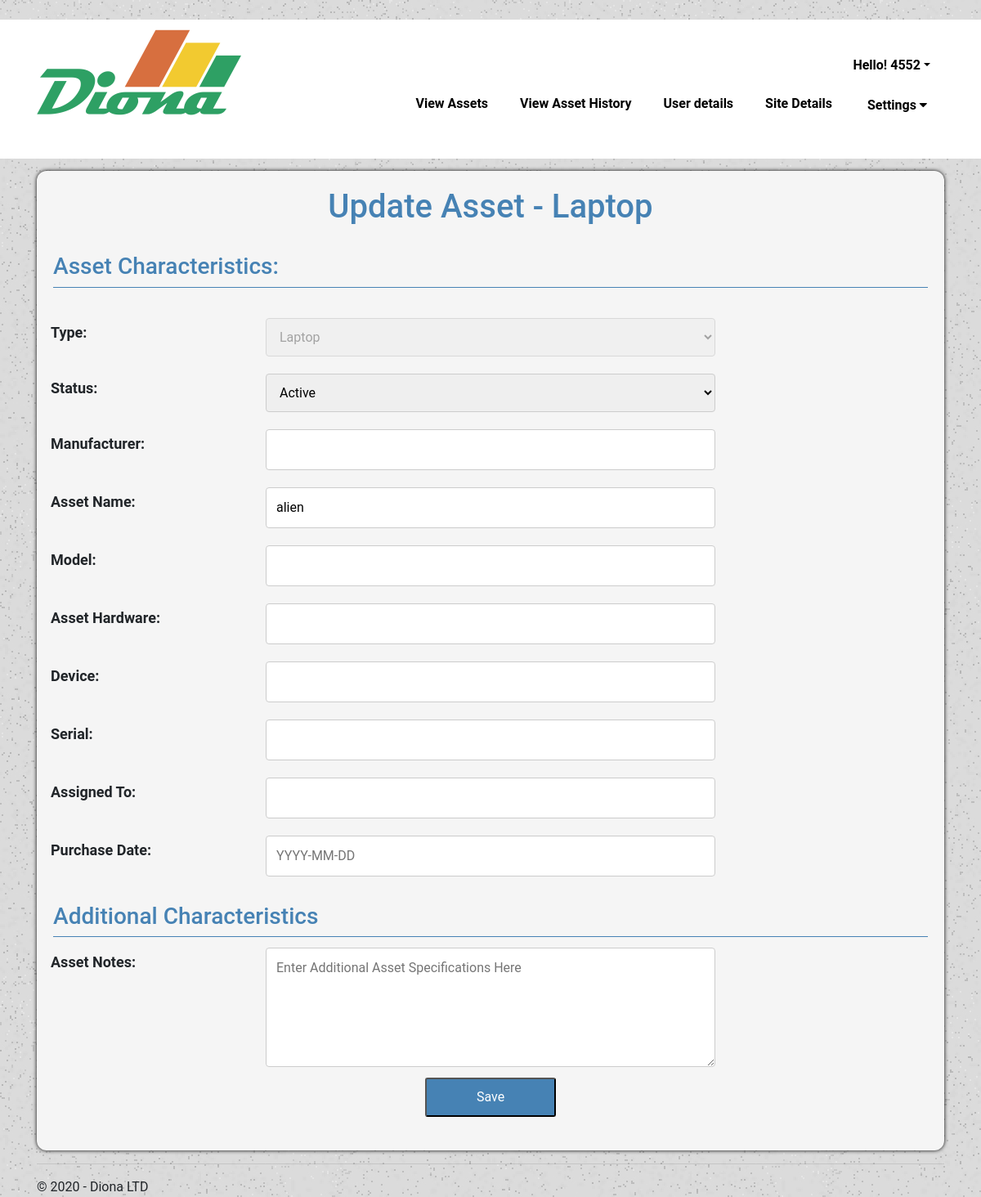
The page /laptop_update?id=21 (signed in) on the database as committed earlier.
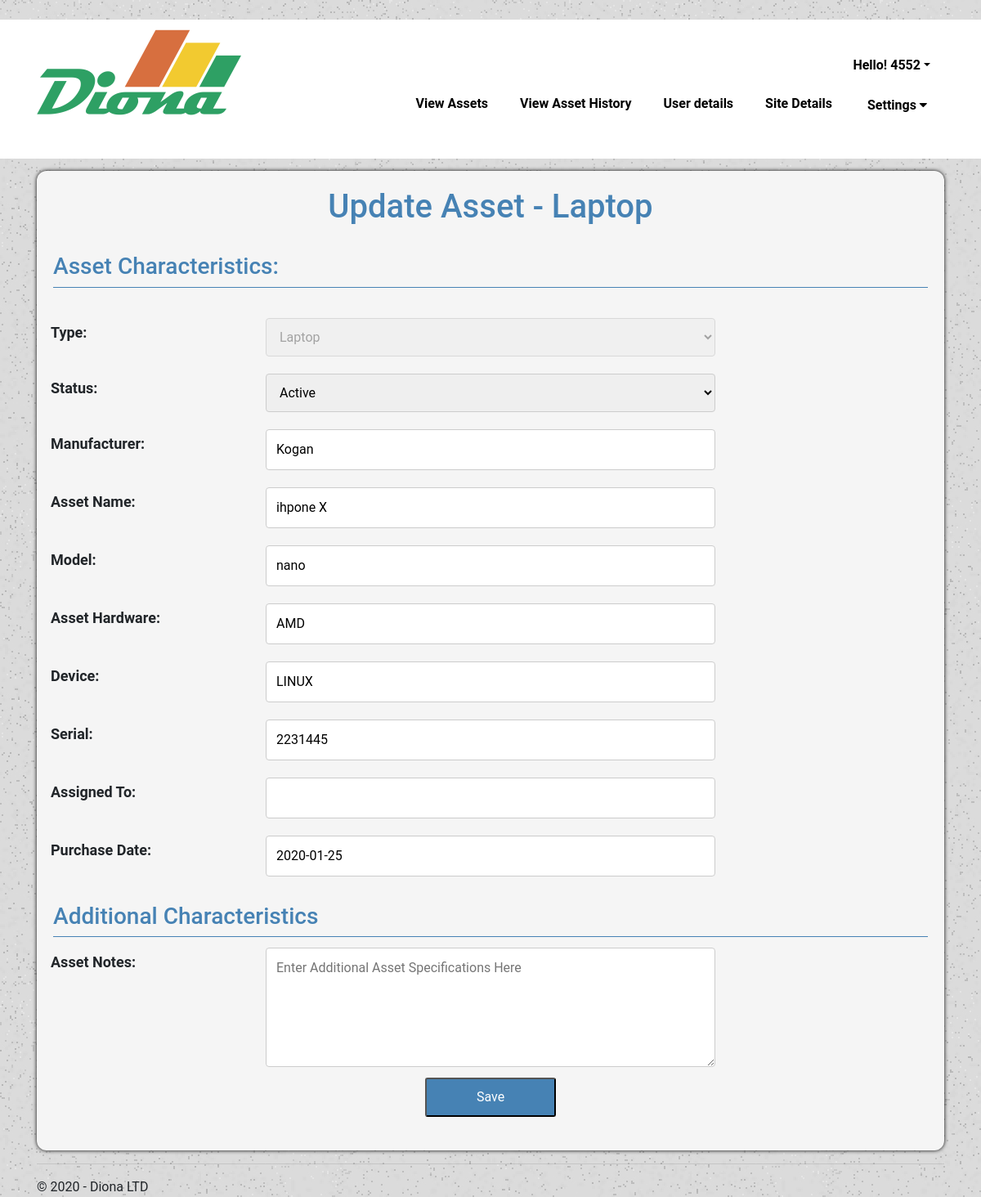
The same page on the database as committed later.
### tables this page shows
CREATE TABLE `Asset` (
                                            `asset_id` integer,
                                            `assetType_id` integer NOT NULL,
                                            `asset_name` TEXT NOT NULL,
                                            PRIMARY KEY (`asset_id`)
                                            FOREIGN KEY (`assetType_id`) REFERENCES `AssetType` (`assetType_id`));

### EX1/views.py (the view)
@app.route('/laptop_update')
def update_assetsLaptop():
    menu = dbHandler.getAllAssetType()
    header = 'Update Asset - Laptop'
    title = 'Update Asset for Laptop'
    submitURL = 'update_asset'
    asset_details = ''
    key_names = ''
    key_values = ''
    newdict = {}
    if(request.args.get('id')):
        keys = dbHandler.getAssetKeys(request.args.get('id'))
        key_names = [0 for x in range(len(keys))]
        for x in range(len(keys)):
            key_names[x] = keys[x][0].split(',')
        asset_details = dbHandler.getAssetValues(request.args.get('id'))
        key_values = [0 for x in range(len(asset_details))]
        for x in range(len(asset_details)):
            key_values[x] = asset_details[x][2].split(',')
        asset_kv_pair = {}
        asset_kv_pair = dict(zip(key_names[0], key_values[0]))
        email = dbHandler.retrieveUserEmailByAssetID(request.args.get('id'))
        if email:
            asset_kv_pair['assetAssigned'] = email
    else:
        header = 'Asset id is required.'
    return render_template('update_laptop.html',
                            username=session['id'],
                            title=title,
                            header=header,
                            year=datetime.now().year,
                            menu = menu,
                            submit_url = submitURL,
                            asset_details = asset_details,
                            asset_kv_pair = asset_kv_pair)

### EX1/models.py (called while the page is built)
def create_connection(db_file):
    conn = None
    try:
        conn = sqlite3.connect(db_file)
    except Error as e:
        print(e)
    return conn

def retrieveUserEmailByAssetID(id):
    con = create_connection("diona.db")
    cur = con.cursor()
    cur.execute("SELECT user_email FROM User u, Rent r WHERE r.user_id = u.user_id AND (r.date_return = '' or r.date_return IS NULL) AND r.asset_id = (?)", ([id]))
    userEmail = cur.fetchone()
    con.close()
    if userEmail:
        return userEmail[0]

def getAllAssetType():
    con = create_connection("diona.db")
    try:
        with con:
            cur = con.cursor()
            cur.execute("SELECT DISTINCT assetType_name FROM AssetType")
            rows = cur.fetchall()
            return rows
    except sqlite3.IntegrityError:
        print ("couldn't add data")
    con.close()

### EX1/templates/update_laptop.html (shortened to what the changed rows need)
{% extends "layout_admin.html" %}
{% block content %}
<div class="formcontainer">
    <form action="{{ submit_url }}" method="post" id="mobileform">
        <div class="h1form">
            <h1>{{ header }}</h1>
        </div>
        <br>
        <br>
        <div class="row">
            <div class="column-50">
                <input type="text" name="Manufacturer" value="{{asset_kv_pair['Manufacturer']}}" required />
            </div>
        </div>
        <div class="row">
            <div class="column-50">
                <input type="text" class="" name="Name" value="{{asset_details[0][1]}}" required />
            </div>
        </div>
        <div class="row">
            <div class="column-50">
                <input type="text" class="" name="Model" value="{{ asset_kv_pair['Model'] }}" required />
            </div>
        </div>
        <div class="row">
            <div class="column-50">
                <input type="text" class="" name="Hardware" value="{{ asset_kv_pair['Hardware'] }}" required />
            </div>
        </div>
        <div class="row">
            <div class="column-50">
                <input type="text" class="" name="Device" value="{{ asset_kv_pair['Device'] }}" required />
            </div>
        </div>
        <div class="row">
            <div class="column-50">
                <input type="text" class="" name="Serial" value="{{ asset_kv_pair['Serial'] }}" required />
            </div>
        </div>
        <div class="row">
            <div class="column-50">
                <input type="text" class="" name="PurchaseDate" placeholder="YYYY-MM-DD" value="{{asset_kv_pair['PurchaseDate']}}" pattern="^\d{4}-(0[1-9]|1[012])-(0[1-9]|[12][0-9]|3[01])$" title="Please use the following format: YYYY-MM-DD." required />
            </div>
        </div>
        <br>
    </form>
</div>
    {% endblock %}

Rows that differ between the two databases and show on the page:
changed Asset: Name "alien" → "ihpone X"
Other text that changed with them:
form field Manufacturer: (not shown) → "Kogan"
form field Model: (not shown) → "nano"
form field Hardware: (not shown) → "AMD"
form field Device: (not shown) → "LINUX"
form field Serial: (not shown) → "2231445"
form field PurchaseDate: (not shown) → "2020-01-25"
